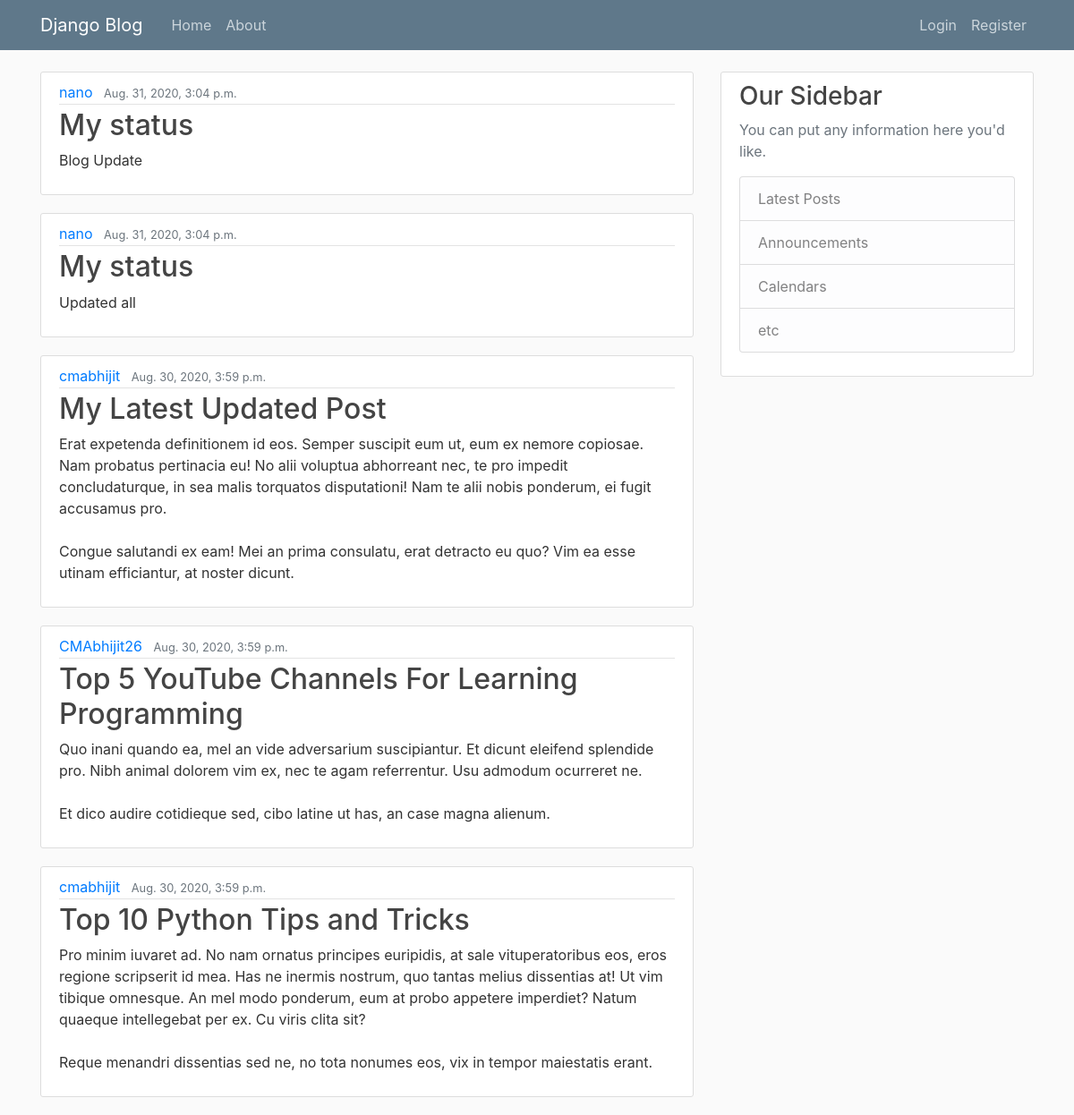
Before: / with the older database file.
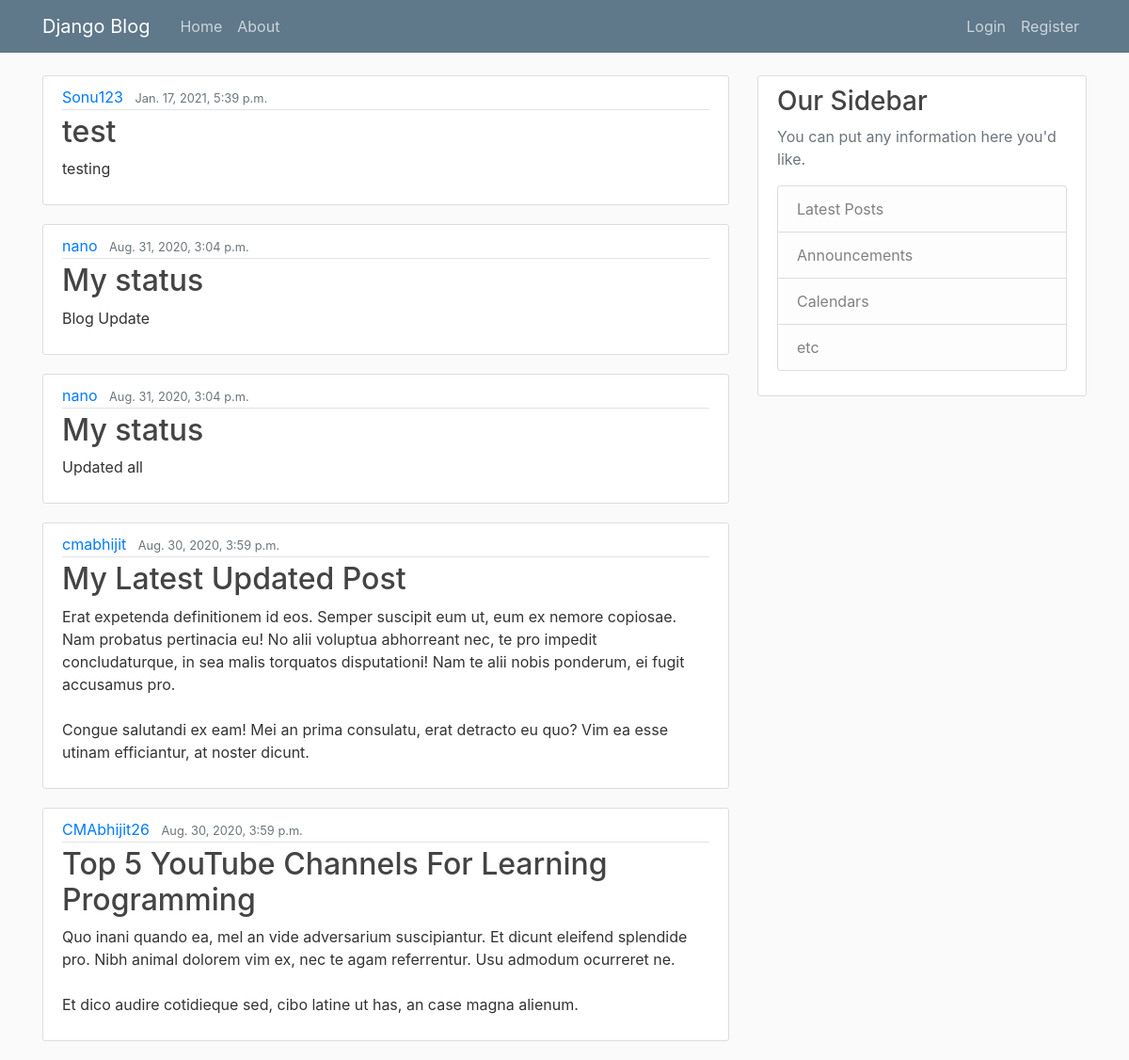
After: the same page with the newer database file.
### blog/models.py (models this page shows, shortened)
class Post(models.Model):
    title = models.CharField(max_length=100)
    content = models.TextField()
    date_posted = models.DateTimeField(default=timezone.now)
    author = models.ForeignKey(User, on_delete=models.CASCADE)

### blog/views.py (the view)
# urls.py: path('', PostListView.as_view(), name='blog-home'),
class PostListView(ListView):
    model = Post
    template_name = 'blog/home.html'  # <app>/<model>_<viewtype>.html
    context_object_name = 'posts'
    ordering = ['-date_posted']
    paginate_by = 5

### blog/templates/blog/home.html
{% extends "blog/base.html" %}
{% block content %}
    {% for post in posts %}
        <article class="media content-section">
          <div class="media-body">
            <div class="article-metadata">
              <a class="mr-2" href="#">{{ post.author }}</a>
              <small class="text-muted">{{ post.date_posted }}</small>
            </div>
            <h2><a class="article-title" href="#">{{ post.title }}</a></h2>
            <p class="article-content">{{ post.content }}</p>
          </div>
        </article>
    {% endfor %}
{% endblock content %}

Changed rows visible on the page:
no longer on this page (row unchanged): Post: author "cmabhijit", date_posted "Aug. 30, 2020, 3:59 p.m.", title "Top 10 Python Tips and Tricks", content "Pro minim iuvaret ad. No nam ornatus principes euripidis, at sale vituperatoribus eos, eros regione scripserit id mea. Has ne inermis nostrum, quo tantas melius dissentias at! Ut vim tibique omnesque. An mel modo ponderum, eum at probo appetere imperdiet? Natum quaeque intellegebat per ex. Cu viris clita sit? Reque menandri dissentias sed ne, no tota nonumes eos, vix in tempor maiestatis erant."
added Post: author "Sonu123", date_posted "Jan. 17, 2021, 5:39 p.m.", title "test", content "testing"
